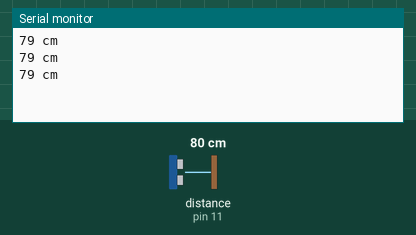
A sketch run on a simulated Arduino Uno, built with avr-gcc and run on an emulated ATmega328P. Parts: the last lines printed to the serial monitor. Wiring (inferred from the names in the program): ultrasonic range finder: trigger pin 12; echo pin 11. The inputs (shaded band) are chosen by the test bench; at power-on: distance to the obstacle (sensor on pin 11) 80 cm. The echo pulse lasts 58.3 µs per cm.

Above: at 1.3 s.
1.4 s: distance to the obstacle (sensor on pin 11) set to 196 cm
At 2.0 s:
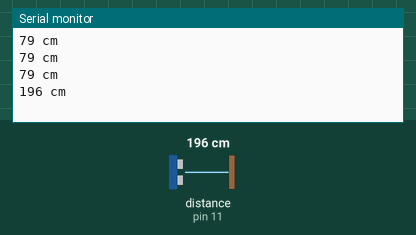
2.9 s: distance to the obstacle (sensor on pin 11) set to 203 cm
At 3.5 s:
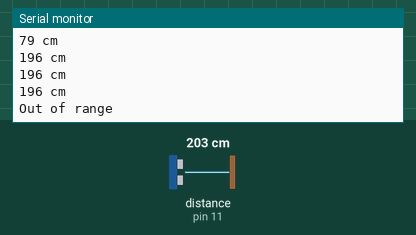

Measured:
- the behaviour switches between 199 and 200 cm on distance to the obstacle (sensor on pin 11) (found by bisection; images 1 and 2)
- after the input at 1.4 s, the serial monitor: prints a new line after 0.13 s (image 1)
- after the input at 2.9 s, the serial monitor: prints a new line after 0.17 s (image 2)

The sketch:

Ultrasonic.ino
```cpp
/*
 Robo Club Sumo Competition
 Workshop I - Ultrasonics

 This simple code will allow you to measure the distance
 to an object using your HC-SR04 Ultrasonic distance sensor
 and your Arduino.
 */

#define trigPin 12 // blue
#define echoPin 11 // green

void setup() {
  Serial.begin (9600);              // allows terminal access
  pinMode(trigPin, OUTPUT);         // set up pin to trigger
  pinMode(echoPin, INPUT);          // set up pin to receive echo
}

void loop() {
  int duration, distance;           // set up variables
  digitalWrite(trigPin, HIGH);      // start of trigger sequence
  delayMicroseconds(1000);          // delay 1ms
  digitalWrite(trigPin, LOW);       // complete trigger sequence
  duration = pulseIn(echoPin, HIGH);  // see: http://arduino.cc/en/Reference/pulseIn
  distance = (duration/2) / 29.1;  // calculate distance from time
                                   // Divide the time in half (because
                                   // the pulse travelled to the object
                                   // AND back again.
                                   // Then divide the time by 29.1 microseconds/cm
                                   // (the speed of sound).
  if (distance >= 200 || distance <= 0){  // remove out-of-bounds readings
    Serial.println("Out of range");
  }
  else {                           // print distance if valid
    Serial.print(distance);
    Serial.println(" cm");
  }
  delay(500);                      // wait before repeating process
}
```
